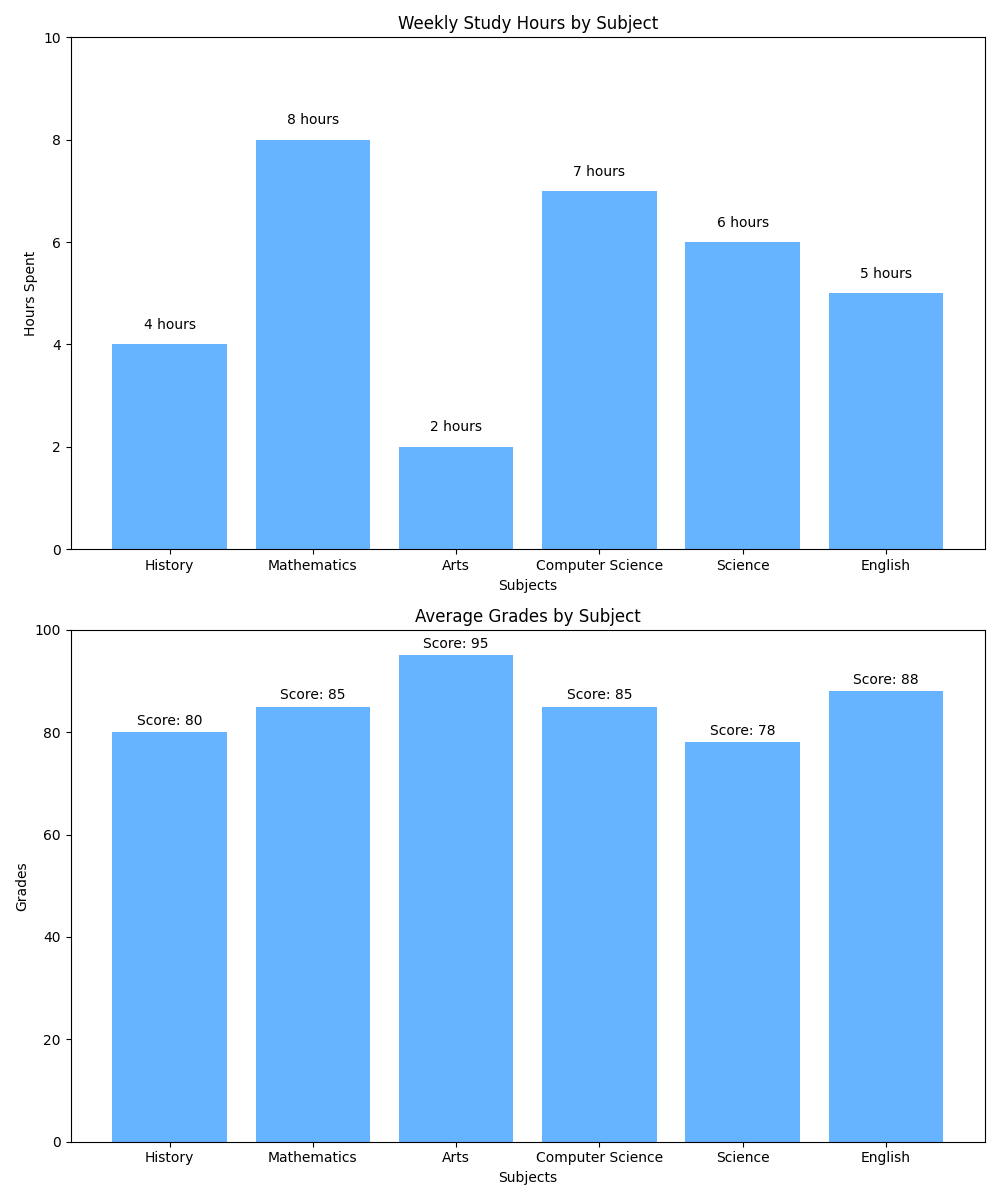

Recreate this plot in Python.
import matplotlib.pyplot as plt
import numpy as np

# Subjects and corresponding data
subjects = ['History', 'Mathematics', 'Arts', 'Computer Science', 'Science', 'English']
study_hours = [4, 8, 2, 7, 6, 5]  # Manually shuffled hours to reflect new order
average_grades = [80, 85, 95, 85, 78, 88]  # Manually shuffled grades

single_color = '#66B3FF'

fig, (ax1, ax2) = plt.subplots(2, 1, figsize=(10, 12))

ax1.bar(subjects, study_hours, color=single_color)
ax1.set_ylim(0, max(study_hours) + 2)

for idx, value in enumerate(study_hours):
    ax1.text(idx, value + 0.3, f'{value} hours', ha='center', fontsize=10, color='black')  # Altered label suffix

ax2.bar(subjects, average_grades, color=single_color)
ax2.set_ylim(0, 100)

for idx, value in enumerate(average_grades):
    ax2.text(idx, value + 1.5, f'Score: {value}', ha='center', fontsize=10, color='black')  # Altered label prefix

# Manually altered titles and labels
ax1.set_title('Weekly Study Hours by Subject')
ax1.set_xlabel('Subjects')
ax1.set_ylabel('Hours Spent')

ax2.set_title('Average Grades by Subject')
ax2.set_xlabel('Subjects')
ax2.set_ylabel('Grades')

plt.tight_layout()
plt.show()
